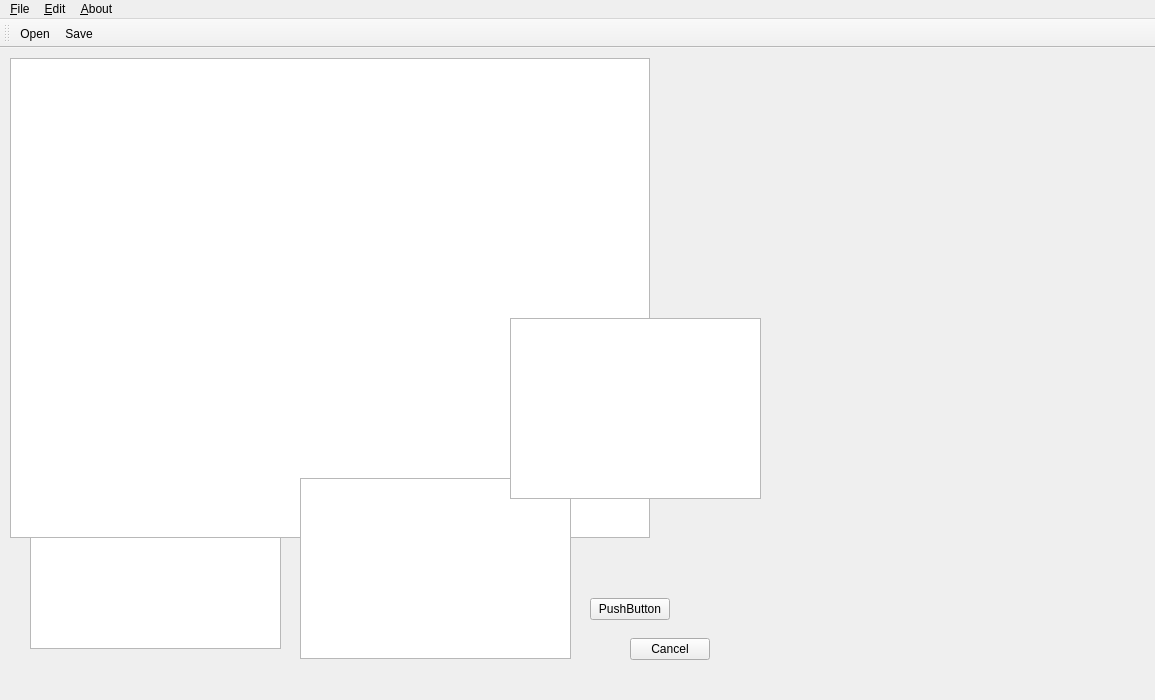
<?xml version="1.0" encoding="UTF-8"?>
<ui version="4.0">
 <class>MainWindow</class>
 <widget class="QMainWindow" name="MainWindow">
  <property name="geometry">
   <rect>
    <x>0</x>
    <y>0</y>
    <width>1155</width>
    <height>700</height>
   </rect>
  </property>
  <property name="windowTitle">
   <string>TU Ilmenau</string>
  </property>
  <property name="windowIcon">
   <iconset resource="source.qrc">
    <normaloff>:/rec/img/tu.png</normaloff>:/rec/img/tu.png</iconset>
  </property>
  <property name="documentMode">
   <bool>false</bool>
  </property>
  <widget class="QWidget" name="widget">
   <widget class="QGraphicsView" name="graphicsView_3">
    <property name="geometry">
     <rect>
      <x>30</x>
      <y>420</y>
      <width>251</width>
      <height>181</height>
     </rect>
    </property>
   </widget>
   <widget class="QPushButton" name="pushButton_2">
    <property name="geometry">
     <rect>
      <x>590</x>
      <y>550</y>
      <width>80</width>
      <height>22</height>
     </rect>
    </property>
    <property name="text">
     <string>PushButton</string>
    </property>
   </widget>
   <widget class="example" name="graphicsView">
    <property name="geometry">
     <rect>
      <x>10</x>
      <y>10</y>
      <width>640</width>
      <height>480</height>
     </rect>
    </property>
   </widget>
   <widget class="QGraphicsView" name="graphicsView_4">
    <property name="geometry">
     <rect>
      <x>300</x>
      <y>430</y>
      <width>271</width>
      <height>181</height>
     </rect>
    </property>
   </widget>
   <widget class="QGraphicsView" name="graphicsView_2">
    <property name="geometry">
     <rect>
      <x>510</x>
      <y>270</y>
      <width>251</width>
      <height>181</height>
     </rect>
    </property>
   </widget>
   <widget class="QPushButton" name="pushButton">
    <property name="geometry">
     <rect>
      <x>630</x>
      <y>590</y>
      <width>80</width>
      <height>22</height>
     </rect>
    </property>
    <property name="text">
     <string>Cancel</string>
    </property>
   </widget>
  </widget>
  <widget class="QMenuBar" name="menuBar">
   <property name="geometry">
    <rect>
     <x>0</x>
     <y>0</y>
     <width>1155</width>
     <height>19</height>
    </rect>
   </property>
   <widget class="QMenu" name="menu_File">
    <property name="title">
     <string>&amp;File</string>
    </property>
    <addaction name="action_Open"/>
    <addaction name="action_Save"/>
    <addaction name="separator"/>
    <addaction name="action_Exit"/>
   </widget>
   <widget class="QMenu" name="menu_Edit">
    <property name="title">
     <string>&amp;Edit</string>
    </property>
   </widget>
   <widget class="QMenu" name="menu_About">
    <property name="title">
     <string>&amp;About</string>
    </property>
    <addaction name="action_Help"/>
   </widget>
   <addaction name="menu_File"/>
   <addaction name="menu_Edit"/>
   <addaction name="menu_About"/>
  </widget>
  <widget class="QToolBar" name="toolBar">
   <property name="windowTitle">
    <string>toolBar</string>
   </property>
   <attribute name="toolBarArea">
    <enum>TopToolBarArea</enum>
   </attribute>
   <attribute name="toolBarBreak">
    <bool>false</bool>
   </attribute>
   <addaction name="action_Open"/>
   <addaction name="action_Save"/>
  </widget>
  <action name="action_Open">
   <property name="icon">
    <iconset resource="source.qrc">
     <normaloff>:/rec/img/open.png</normaloff>:/rec/img/open.png</iconset>
   </property>
   <property name="text">
    <string>&amp;Open</string>
   </property>
  </action>
  <action name="action_Save">
   <property name="icon">
    <iconset resource="source.qrc">
     <normaloff>:/rec/img/save.png</normaloff>:/rec/img/save.png</iconset>
   </property>
   <property name="text">
    <string>&amp;Save</string>
   </property>
  </action>
  <action name="action_Exit">
   <property name="text">
    <string>&amp;Exit</string>
   </property>
  </action>
  <action name="action_Help">
   <property name="icon">
    <iconset resource="source.qrc">
     <normaloff>:/rec/img/help.png</normaloff>:/rec/img/help.png</iconset>
   </property>
   <property name="text">
    <string>&amp;Help</string>
   </property>
  </action>
 </widget>
 <layoutdefault spacing="6" margin="11"/>
 <customwidgets>
  <customwidget>
   <class>example</class>
   <extends>QGraphicsView</extends>
   <header location="global">example.h</header>
  </customwidget>
 </customwidgets>
 <resources>
  <include location="source.qrc"/>
 </resources>
 <connections/>
</ui>
